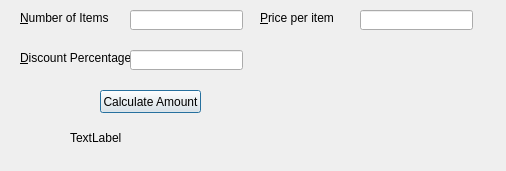
<?xml version="1.0" encoding="UTF-8"?>
<ui version="4.0">
 <class>Dialog</class>
 <widget class="QDialog" name="Dialog">
  <property name="geometry">
   <rect>
    <x>0</x>
    <y>0</y>
    <width>506</width>
    <height>171</height>
   </rect>
  </property>
  <property name="windowTitle">
   <string>Dialog</string>
  </property>
  <widget class="QLabel" name="label">
   <property name="geometry">
    <rect>
     <x>20</x>
     <y>10</y>
     <width>101</width>
     <height>16</height>
    </rect>
   </property>
   <property name="text">
    <string>&amp;Number of Items</string>
   </property>
   <property name="buddy">
    <cstring>quantity</cstring>
   </property>
  </widget>
  <widget class="QLabel" name="label_3">
   <property name="geometry">
    <rect>
     <x>260</x>
     <y>10</y>
     <width>91</width>
     <height>16</height>
    </rect>
   </property>
   <property name="text">
    <string>&amp;Price per item</string>
   </property>
   <property name="buddy">
    <cstring>rate</cstring>
   </property>
  </widget>
  <widget class="QLabel" name="label_2">
   <property name="geometry">
    <rect>
     <x>20</x>
     <y>50</y>
     <width>111</width>
     <height>16</height>
    </rect>
   </property>
   <property name="text">
    <string>&amp;Discount Percentage</string>
   </property>
   <property name="buddy">
    <cstring>discount</cstring>
   </property>
  </widget>
  <widget class="QLabel" name="result">
   <property name="geometry">
    <rect>
     <x>70</x>
     <y>130</y>
     <width>311</width>
     <height>16</height>
    </rect>
   </property>
   <property name="text">
    <string>TextLabel</string>
   </property>
  </widget>
  <widget class="QLineEdit" name="quantity">
   <property name="geometry">
    <rect>
     <x>130</x>
     <y>10</y>
     <width>113</width>
     <height>20</height>
    </rect>
   </property>
  </widget>
  <widget class="QLineEdit" name="rate">
   <property name="geometry">
    <rect>
     <x>360</x>
     <y>10</y>
     <width>113</width>
     <height>20</height>
    </rect>
   </property>
  </widget>
  <widget class="QLineEdit" name="discount">
   <property name="geometry">
    <rect>
     <x>130</x>
     <y>50</y>
     <width>113</width>
     <height>20</height>
    </rect>
   </property>
  </widget>
  <widget class="QPushButton" name="pushButton">
   <property name="geometry">
    <rect>
     <x>100</x>
     <y>90</y>
     <width>101</width>
     <height>23</height>
    </rect>
   </property>
   <property name="text">
    <string>Calculate Amount</string>
   </property>
  </widget>
 </widget>
 <tabstops>
  <tabstop>quantity</tabstop>
  <tabstop>discount</tabstop>
  <tabstop>rate</tabstop>
  <tabstop>pushButton</tabstop>
 </tabstops>
 <resources/>
 <connections/>
</ui>
